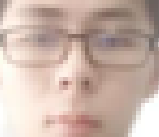
#> input picture Images/22.png, 159 x 137 px, found by its file name
$ python '图像去噪非局部.py'
#> lines starting #> are read from the running program, lines starting #| are printed output that depends on the picture
# -*- coding: utf-8 -*-
'''
======================Welcome to Python====================
/-********Have a good time.********-/

* Copyright (c) 2019,************
* All rights reserved.
FILE NAME:
AUTHOR: Eden·Gabriel
DATE: Mar-11-Mon/2019  21:20:34
VERSION: V-1.0
Function List: // 主要函数列表，每条记录应包括函数名及功能简要说明
DESCRIPTION:
使用非局部平均值去噪算法去除图像中的噪音
cv2.fastNlMeansDenoising()，cv2.fastNlMeansDenoisingColored()

OpenCV 提供了这种技术的四个变本。
1. cv2.fastNlMeansDenoising() 使用对象为灰度图。
2. cv2.fastNlMeansDenoisingColored() 使用对象为彩色图。
3. cv2.fastNlMeansDenoisingMulti() 适用于短时间的图像序列（灰
度图像）
4. cv2.fastNlMeansDenoisingColoredMulti() 适用于短时间的图
像序列（彩色图像）
共同参数有：
• h : 决定过滤器强度。h 值高可以很好的去除噪声，但也会把图像的细节
抹去。(取10 的效果不错)
• hForColorComponents : 与h 相同，但使用与彩色图像。（与h 相
同）
• templateWindowSize : 奇数。(推荐值为7)
• searchWindowSize : 奇数。(推荐值为21)

History: // 历史修改记录
<author>    <time>    <version >    <desc>
                                    build this moudle

'''
#①
import cv2
import numpy as np

filename = 'E:\\A_BOOM_LEARNING_EDEN_GABRIEL\\2018.12.19start_opencv+python\\Images\\22.png'
img = cv2.imread(filename)
#> img is the input picture: shape (137, 159, 3); mean B, G, R 169.7, 180.3, 202.4

dst = cv2.fastNlMeansDenoisingColored(img,None,10,10,7,21)
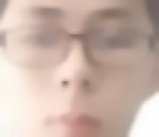
#> dst: shape (137, 159, 3); mean B, G, R 169.7, 180.4, 202.8

res = np.hstack((img,dst))
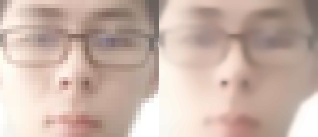
#> res: shape (137, 318, 3); mean B, G, R 169.7, 180.3, 202.6
cv2.imshow('res',res)

#②
import cv2
import numpy as np
from matplotlib import pyplot as plt

#现在我们要对一段视频使用这个方法。第一个参数是一个噪声帧的列表。
#第二个参数imgtoDenoiseIndex 设定那些帧需要去噪，我们可以传入一
#个帧的索引。第三个参数temporaWindowSize 可以设置用于去噪的相邻
#帧的数目，它应该是一个奇数。在这种情况下temporaWindowSize 帧的
#图像会被用于去噪，中间的帧就是要去噪的帧。例如，我们传入5 帧图像，
#imgToDenoiseIndex = 2 和temporalWindowSize = 3。那么第一帧，第二帧，
#第三帧图像将被用于第二帧图像的去噪
filename1 = 'E:\\A_BOOM_LEARNING_EDEN_GABRIEL\\2018.12.19start_opencv+python\\data\\vtest.avi'
#> (the run stopped early here; a loop or call above may not have finished)

$ run again, with Images/2.png copied over Images/22.png
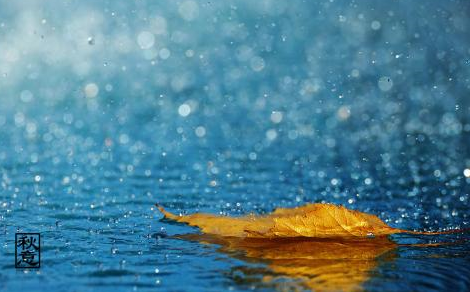
#> input picture Images/2.png, 470 x 292 px, found by its file name
#> img is the input picture: shape (292, 470, 3); mean B, G, R 146.5, 127.8, 77.3
#> `dst = cv2.fastNlMeansDenoisingColored(img,None,10,10,7,21)`:
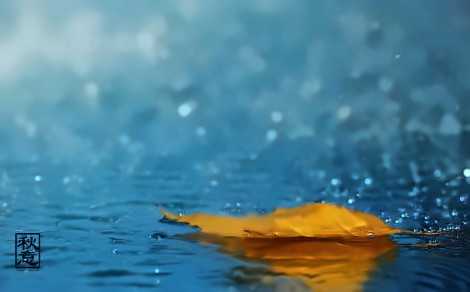
#> dst: shape (292, 470, 3); mean B, G, R 145.9, 127.2, 76.2
#> `res = np.hstack((img,dst))`:
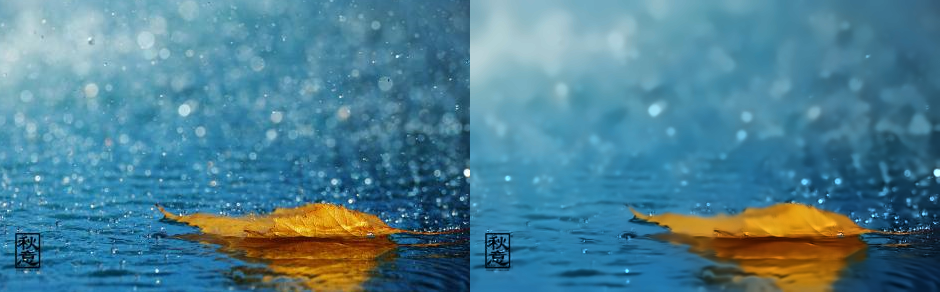
#> res: shape (292, 940, 3); mean B, G, R 146.2, 127.5, 76.8

$ run again, with Images/2222.png copied over Images/22.png
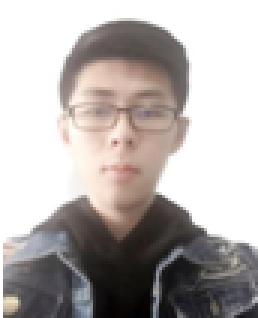
#> input picture Images/2222.png, 86 x 106 px, found by its file name (shown 3 times larger)
#> img is the input picture: shape (106, 86, 3); mean B, G, R 173.5, 175.5, 181.4
#> `dst = cv2.fastNlMeansDenoisingColored(img,None,10,10,7,21)`:
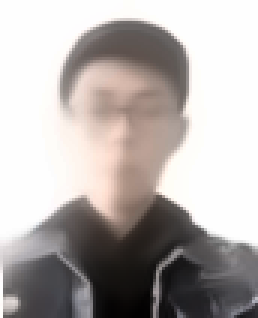
#> dst: shape (106, 86, 3) (shown 3 times larger); mean B, G, R 172.8, 174.9, 180.7
#> `res = np.hstack((img,dst))`:
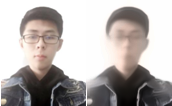
#> res: shape (106, 172, 3); mean B, G, R 173.2, 175.2, 181.1
